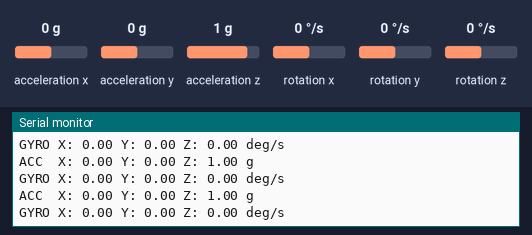
This sketch was run on a simulated ESP32. Parts: the last lines printed to the serial monitor. Wiring (inferred from the names in the program): MPU-6050 motion sensor at I2C address 0x68. Inputs (shaded band) come from the test bench; at power-on: acceleration x 0 g, acceleration y 0 g, acceleration z 1 g, rotation x 0 °/s, rotation y 0 °/s, rotation z 0 °/s.

Above: at 1.3 s.
1.4 s: acceleration x set to -1.4 g
At 1.9 s:
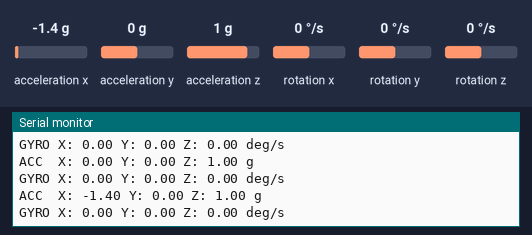
2.9 s: acceleration y set to -1.4 g
At 3.4 s:
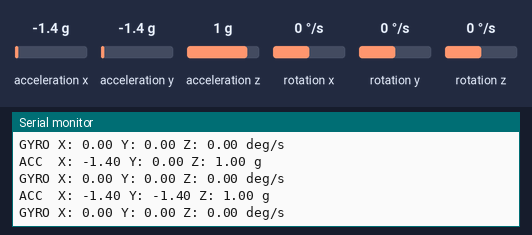
4.4 s: acceleration z set to -1.4 g
At 4.9 s:
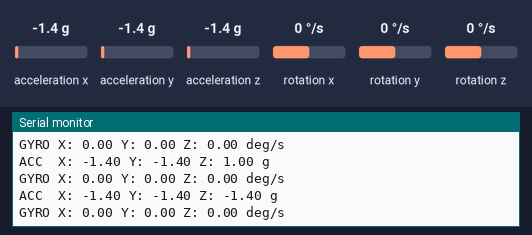
5.9 s: rotation x set to -192 °/s
At 6.4 s:
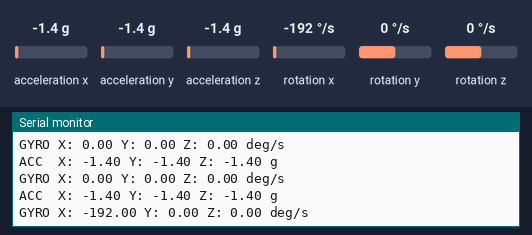
7.4 s: rotation y set to -192 °/s
At 7.9 s:
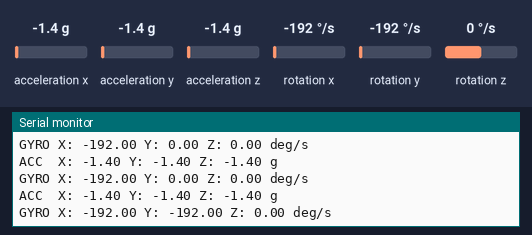

Measured:
- after the input at 1.4 s, the serial monitor: prints a new line after 0.11 s (image 1)
- after the input at 2.9 s, the serial monitor: prints a new line after 0.11 s (image 2)
- after the input at 4.4 s, the serial monitor: prints a new line after 0.12 s (image 3)
- after the input at 5.9 s, the serial monitor: prints a new line after 0.13 s (image 4)
- after the input at 7.4 s, the serial monitor: prints a new line after 0.13 s (image 5)

The sketch:

MPU6050.ino
```cpp
#include <Wire.h>

#define SDA_PIN 8
#define SCL_PIN 9
#define MPU_ADDR 0x68

void setup() {
    Serial.begin(115200);
    Wire.begin(SDA_PIN, SCL_PIN);

    // MPU6050 연결 확인
    Wire.beginTransmission(MPU_ADDR);
    if (Wire.endTransmission() != 0) {
        Serial.println("MPU6050 Failed!");
        while (1) delay(1000);
    }

    // 절전 모드 해제
    Wire.beginTransmission(MPU_ADDR);
    Wire.write(0x6B);
    Wire.write(0x00);
    Wire.endTransmission();

    Serial.println("MPU6050 Ready!");
}

void loop() {
    // 가속도 및 자이로 데이터 요청
    Wire.beginTransmission(MPU_ADDR);
    Wire.write(0x3B);
    Wire.endTransmission(false);

    if (Wire.requestFrom(MPU_ADDR, 14) != 14) {
        Serial.println("Read Failed!");
        delay(500);
        return;
    }

    int16_t ax = (Wire.read() << 8) | Wire.read();
    int16_t ay = (Wire.read() << 8) | Wire.read();
    int16_t az = (Wire.read() << 8) | Wire.read();

    // 온도 데이터 건너뛰기
    Wire.read();
    Wire.read();

    int16_t gx = (Wire.read() << 8) | Wire.read();
    int16_t gy = (Wire.read() << 8) | Wire.read();
    int16_t gz = (Wire.read() << 8) | Wire.read();

    // 기본 측정 범위 기준 단위 변환
    float accX = ax / 16384.0;
    float accY = ay / 16384.0;
    float accZ = az / 16384.0;

    float gyroX = gx / 131.0;
    float gyroY = gy / 131.0;
    float gyroZ = gz / 131.0;

    Serial.printf("ACC  X: %.2f Y: %.2f Z: %.2f g\n",
                  accX, accY, accZ);

    Serial.printf("GYRO X: %.2f Y: %.2f Z: %.2f deg/s\n\n",
                  gyroX, gyroY, gyroZ);

    delay(500);
}
```
